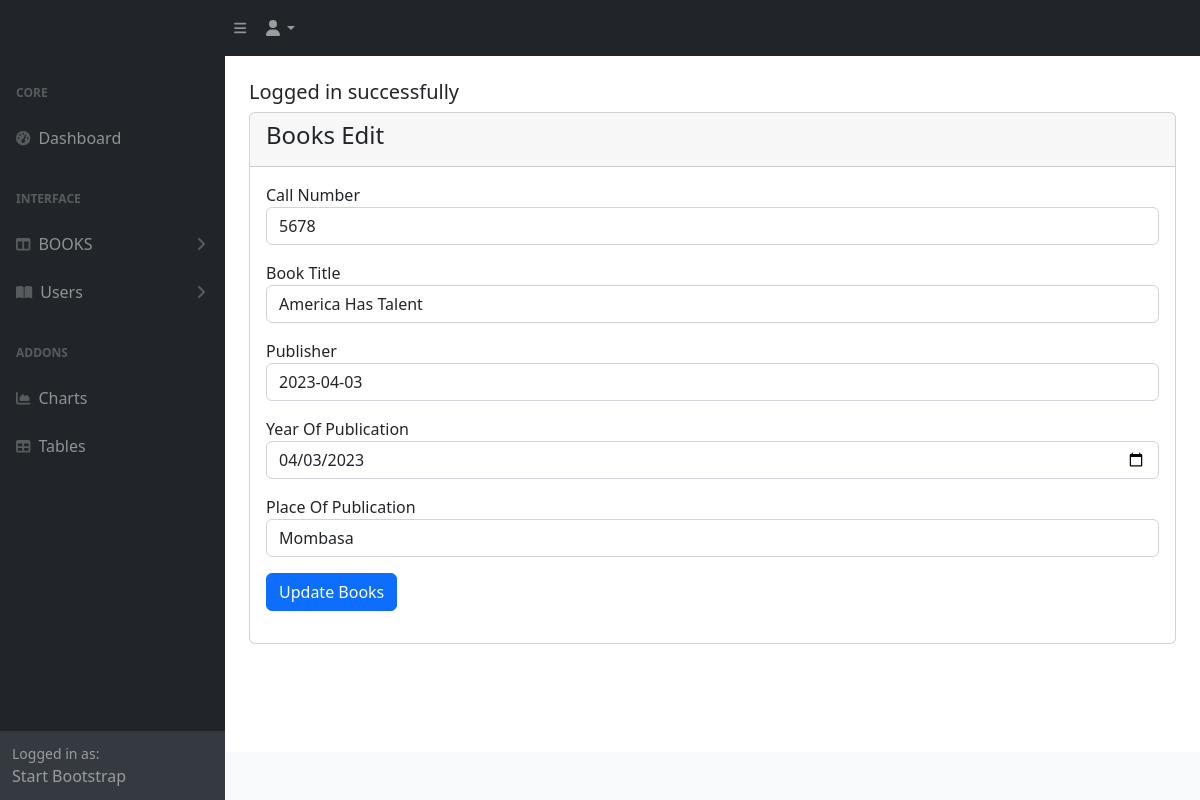
The app's page /admin/bookedit.php?id=23 (signed in) with its own data.
### tables this page shows
CREATE TABLE `bookstore` (
  `id` int(255) NOT NULL,
  `callnumber` int(11) NOT NULL,
  `booktitle` varchar(255) NOT NULL,
  `publisher` varchar(255) NOT NULL,
  `yearofpublication` date NOT NULL,
  `placeofpublication` varchar(255) NOT NULL
);

### config/DatabaseConnection.php (called while the page is built, shortened)
<?php
class Databaseconnection
{
    public function __construct()
    {
        $conn = new  mysqli(DB_HOST, DB_USER, DB_PASSWORD, DB_NAME);
        return $this->conn = $conn;
    }
}
?>

### admin/controller/BookController.php (called while the page is built, shortened)
<?php
class BookController
{
    public function __construct()
    {
        $db = new DatabaseConnection;
        $this->conn = $db->conn;
    }
    public function edit($id)
    {
        $book_id = validateInput($this->conn, $id);
        $bookQuery = "SELECT * FROM bookstore WHERE id='$book_id' LIMIT 1";
        $result = $this->conn->query($bookQuery);
        if($result->num_rows == 1){
            $data = $result->fetch_assoc();
            return $data;
        }else{
            return false;
        }
    }
}
?>

### controllers/AuthenticationController.php (called while the page is built, shortened)
<?php
class AuthenticationController
{
    public function __construct()
    {
        $db = new DatabaseConnection;
    }
}
?>

### config/app.php (called while the page is built, shortened)
<?php
include_once('DatabaseConnection.php');
function validateInput($dbconn,$input)
{
    return mysqli_real_escape_string($dbconn,$input);
}
?>

### admin/bookedit.php (the view, shortened to what this page needs)
<?php
include('../config/app.php');
include_once('../controllers/AuthenticationController.php');
include_once('controller/BookController.php');
include('includes/header.php');
?>
<div class="container-fluid px-4">
    <div class="row mt-4">
        <div class="col-md-12">
            <?php include('../message.php'); ?>
            <div class="card">
                <div class="card-header">
                    <h4>Books Edit</h4>
                </div>
                <div class="card-body">
                    <?php
                        if(isset($_GET['id']))
                        {
                            $book_id = validateInput($db->conn, $_GET['id']);
                            $book = new BookController;
                            $result = $book->edit($book_id);
                            if($result)
                            {
                                ?>
                    <form action="codes/bookcode.php" method="post">
                        <div class="mb-3">
                        <div class="mb-3">
                            <label for="">Call Number</label>
                            <input type="text " value="<?= $result['callnumber']  ?>" class="form-control" name="callnumber" required>
                        </div>
                            <label for="">Book Title</label>
                            <input type="text" value="<?= $result['booktitle']  ?>" class="form-control" name="booktitle" required>
                        </div>
                        <div class="mb-3">
                            <label for="">Publisher</label>
                            <input type="text" value="<?= $result['publisher']  ?>" class="form-control" name="publisher" required>
                        </div>
                        <div class="mb-3">
                            <label for="">Year Of Publication</label>
                            <input type="date" value="<?= $result['yearofpublication']  ?>" class="form-control" name="yearofpublication" required>
                        </div>
                        <div class="mb-3">
                            <label for="">Place Of Publication</label>
                            <input type="text" value="<?= $result['placeofpublication']  ?>" class="form-control" name="placeofpublication" required>
                        </div>
                        <div class="mb-3">
                            <input type="submit" value="Update Books" class="btn btn-primary" name="update_book" >
                        </div>
                    </form>
                    <?php
                            }else{
                                echo "<h4>No record found</h4>";
                            }
                        }else{
                            echo "<h4>Something Went Wrong</h4>";
                        }
                    ?>
                </div>
            </div>
        </div>
    </div>
</div>
<?php
include('includes/footer.php');
include('includes/scrits.php');
?>

### records on screen
bookstore: callnumber "5678", booktitle "America Has Talent", publisher "2023-04-03", yearofpublication "04/03/2023", placeofpublication "Mombasa"

### other values on screen
$_SESSION['message'] "Logged in successfully"
